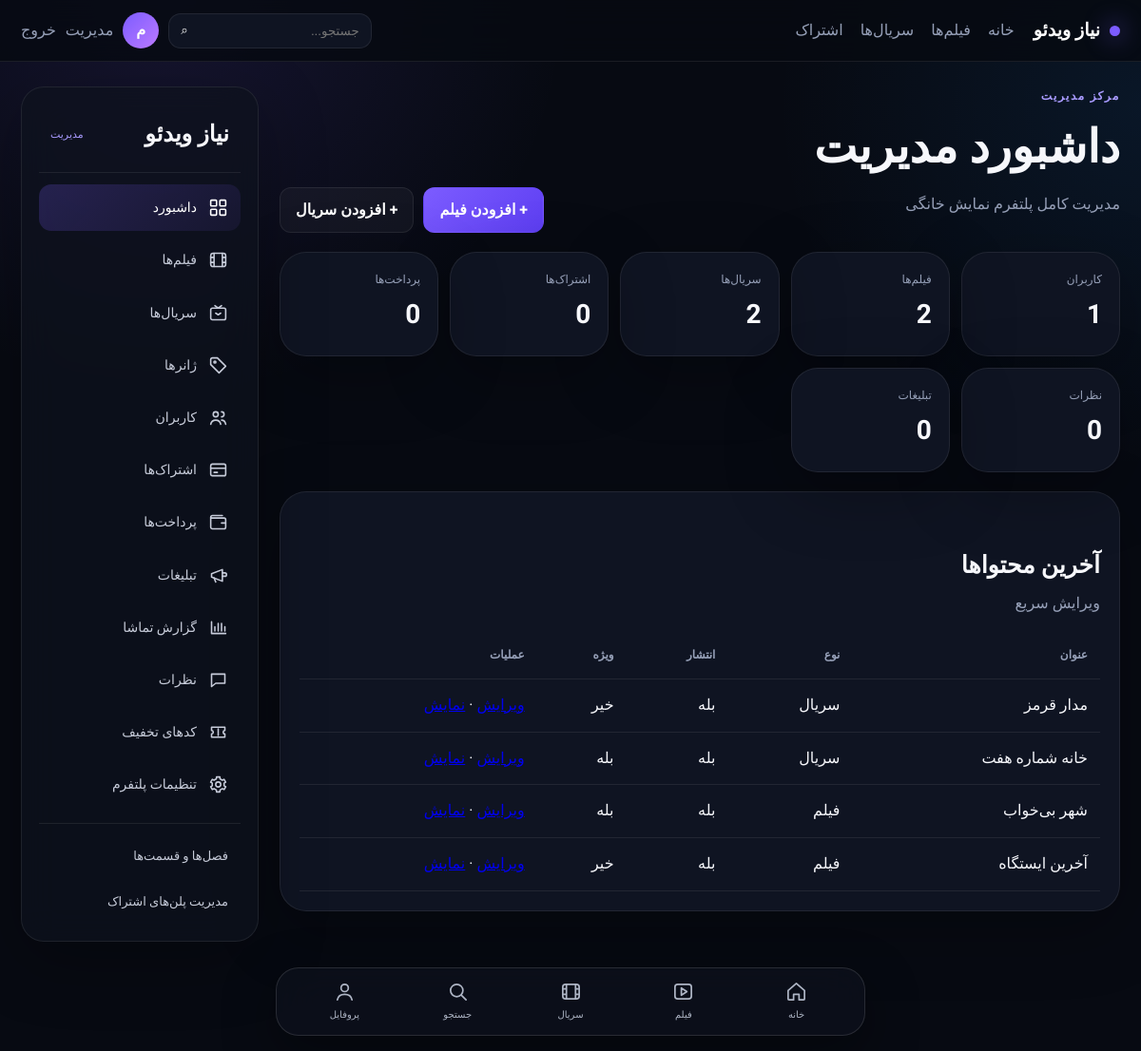
Page /admin/ (signed in) on the committed database.
### models/extra.py (models this page shows)
class Setting(db.Model):
    __tablename__ = 'settings'
    id = db.Column(db.Integer, primary_key=True)
    key = db.Column(db.String(120), unique=True, nullable=False)
    value = db.Column(db.Text, default='', nullable=False)

### models/user.py (models this page shows, shortened)
class User(UserMixin, db.Model):
    __tablename__ = "users"
    id = db.Column(db.Integer, primary_key=True)
    name = db.Column(db.String(120), nullable=False)
    email = db.Column(db.String(255), unique=True, nullable=False, index=True)
    phone = db.Column(db.String(30), unique=True, nullable=True, index=True)
    password_hash = db.Column(db.String(255), nullable=False)
    is_admin = db.Column(db.Boolean, default=False, nullable=False)
    created_at = db.Column(db.DateTime, default=datetime.utcnow, nullable=False)
    subscriptions = db.relationship("Subscription", back_populates="user", lazy=True, cascade="all, delete-orphan")
    favorites = db.relationship("Favorite", back_populates="user", lazy=True, cascade="all, delete-orphan")
    history = db.relationship("WatchHistory", back_populates="user", lazy=True, cascade="all, delete-orphan")

### models/content.py (models this page shows)
class Content(db.Model):
    __tablename__ = "contents"
    id = db.Column(db.Integer, primary_key=True)
    title = db.Column(db.String(220), nullable=False)
    slug = db.Column(db.String(240), unique=True, nullable=False, index=True)
    kind = db.Column(db.String(20), nullable=False, default="movie")
    description = db.Column(db.Text, default="", nullable=False)
    poster_url = db.Column(db.Text, default="", nullable=False)
    backdrop_url = db.Column(db.Text, default="", nullable=False)
    video_url = db.Column(db.Text, default="", nullable=False)
    trailer_url = db.Column(db.Text, default="", nullable=False)
    year = db.Column(db.Integer, nullable=True)
    duration_minutes = db.Column(db.Integer, nullable=True)
    genre = db.Column(db.String(120), default="درام", nullable=False)
    rating = db.Column(db.Float, default=8.0, nullable=False)
    is_premium = db.Column(db.Boolean, default=False, nullable=False)
    is_published = db.Column(db.Boolean, default=True, nullable=False)
    created_at = db.Column(db.DateTime, default=datetime.utcnow, nullable=False)
    episodes = db.relationship("Episode", back_populates="series", cascade="all, delete-orphan", lazy=True)
    video_variants = db.relationship("VideoVariant", back_populates="content", cascade="all, delete-orphan", lazy=True)

### routes/admin.py (the view)
@bp.get("/")
@admin_required
def dashboard():
    stats = {
        "users": User.query.count(),
        "movies": Content.query.filter_by(kind="movie").count(),
        "series": Content.query.filter_by(kind="series").count(),
        "subscriptions": Subscription.query.count(),
        "payments": Payment.query.count(),
        "comments": Comment.query.count(),
        "ads": Advertisement.query.count(),
    }
    latest = Content.query.order_by(desc(Content.created_at)).limit(10).all()
    return render_template("admin/dashboard.html", stats=stats, latest=latest, **admin_context("dashboard"))

### routes/admin.py (called while the page is built)
def admin_context(active):
    return {"active": active}

### services/auth.py (called while the page is built)
def admin_required(view):
    @wraps(view)
    def wrapped(*args, **kwargs):
        if not current_user.is_authenticated or not current_user.is_admin:
            abort(403)
        return view(*args, **kwargs)
    return wrapped

### templates/admin/dashboard.html
{% extends 'admin/layout.html' %}{% block admin_content %}<div class="admin-head"><div><div class="eyebrow">مرکز مدیریت</div><h1>داشبورد مدیریت</h1><p>مدیریت کامل پلتفرم نمایش خانگی</p></div><div class="admin-actions"><a class="btn btn-primary" href="{{ url_for('admin.new_content',kind='movie') }}">+ افزودن فیلم</a><a class="btn btn-ghost" href="{{ url_for('admin.new_content',kind='series') }}">+ افزودن سریال</a></div></div><div class="stats-grid">{% for k,l in [('users','کاربران'),('movies','فیلم‌ها'),('series','سریال‌ها'),('subscriptions','اشتراک‌ها'),('payments','پرداخت‌ها'),('comments','نظرات'),('ads','تبلیغات')] %}<div class="stat"><span>{{l}}</span><strong>{{stats[k]}}</strong></div>{% endfor %}</div><section class="admin-table-card"><div class="section-head"><div><h2>آخرین محتواها</h2><p>ویرایش سریع</p></div></div><div class="table-wrap"><table><thead><tr><th>عنوان</th><th>نوع</th><th>انتشار</th><th>ویژه</th><th>عملیات</th></tr></thead><tbody>{% for i in latest %}<tr><td>{{i.title}}</td><td>{{'فیلم' if i.kind=='movie' else 'سریال'}}</td><td>{{'بله' if i.is_published else 'خیر'}}</td><td>{{'بله' if i.is_premium else 'خیر'}}</td><td><a href="{{url_for('admin.edit_content',content_id=i.id)}}">ویرایش</a> · <a href="{{url_for('main.title_detail',slug=i.slug)}}">نمایش</a></td></tr>{% endfor %}</tbody></table></div></section>{% endblock %}

### templates/admin/layout.html
{% extends 'base.html' %}
{% block content %}
<div class="admin-shell">
  <aside class="admin-sidebar">
    <div class="admin-brand">
      <span>{{ site_name }}</span>
      <small>مدیریت</small>
    </div>
    <nav aria-label="منوی مدیریت">
      {% set menu = [
        ('admin.dashboard','داشبورد','grid'),
        ('admin.movies','فیلم‌ها','film'),
        ('admin.series','سریال‌ها','tv'),
        ('admin.genres','ژانرها','tag'),
        ('admin.users','کاربران','users'),
        ('admin.subscriptions','اشتراک‌ها','card'),
        ('admin.payments','پرداخت‌ها','wallet'),
        ('admin.ads','تبلیغات','megaphone'),
        ('admin.watch_report','گزارش تماشا','chart'),
        ('admin.comments','نظرات','comment'),
        ('admin.discounts','کدهای تخفیف','ticket'),
        ('admin.settings','تنظیمات پلتفرم','gear')
      ] %}
      {% for endpoint, label, icon in menu %}
        <a class="{{ 'active' if active == endpoint.split('.')[-1] else '' }}" href="{{ url_for(endpoint) }}">
          <span class="svg-icon" aria-hidden="true">
            {% if icon == 'grid' %}<svg viewBox="0 0 24 24"><rect x="3" y="3" width="7" height="7" rx="1"/><rect x="14" y="3" width="7" height="7" rx="1"/><rect x="3" y="14" width="7" height="7" rx="1"/><rect x="14" y="14" width="7" height="7" rx="1"/></svg>
            {% elif icon == 'film' %}<svg viewBox="0 0 24 24"><rect x="3" y="4" width="18" height="16" rx="3"/><path d="M7 4v16M17 4v16M3 9h4M17 9h4M3 15h4M17 15h4"/></svg>
            {% elif icon == 'tv' %}<svg viewBox="0 0 24 24"><rect x="3" y="6" width="18" height="14" rx="2"/><path d="m8 3 4 3 4-3M9 12l3 2 3-2"/></svg>
            {% elif icon == 'tag' %}<svg viewBox="0 0 24 24"><path d="M3 5v6l10 10 8-8L11 3H5a2 2 0 0 0-2 2Z"/><circle cx="8" cy="8" r="1.2"/></svg>
            {% elif icon == 'users' %}<svg viewBox="0 0 24 24"><circle cx="9" cy="8" r="3"/><path d="M3 20c.7-3.4 2.7-5 6-5s5.3 1.6 6 5M16 11a3 3 0 1 0 0-6M16 15c2.8.1 4.5 1.7 5 5"/></svg>
            {% elif icon == 'card' %}<svg viewBox="0 0 24 24"><rect x="3" y="5" width="18" height="14" rx="2"/><path d="M3 10h18M7 15h4"/></svg>
            {% elif icon == 'wallet' %}<svg viewBox="0 0 24 24"><path d="M4 7h15a2 2 0 0 1 2 2v9a2 2 0 0 1-2 2H5a2 2 0 0 1-2-2V6a2 2 0 0 1 2-2h12"/><path d="M16 13h5"/></svg>
            {% elif icon == 'megaphone' %}<svg viewBox="0 0 24 24"><path d="m4 10 13-5v14L4 14z"/><path d="M17 9h3a2 2 0 0 1 0 4h-3M7 15l2 5"/></svg>
            {% elif icon == 'chart' %}<svg viewBox="0 0 24 24"><path d="M4 19V5M4 19h17M8 16v-5M12 16V7M16 16v-9M20 16v-5"/></svg>
            {% elif icon == 'comment' %}<svg viewBox="0 0 24 24"><path d="M4 5h16v11H9l-5 4z"/></svg>
            {% elif icon == 'ticket' %}<svg viewBox="0 0 24 24"><path d="M4 6h16v4a2 2 0 0 0 0 4v4H4v-4a2 2 0 0 0 0-4z"/><path d="M12 8v8"/></svg>
            {% elif icon == 'gear' %}<svg viewBox="0 0 24 24"><circle cx="12" cy="12" r="3"/><path d="M19 13.5a7.5 7.5 0 0 0 0-3l2-1.2-2-3.4-2.2 1a8 8 0 0 0-2.6-1.5L14 3h-4l-.3 2.4a8 8 0 0 0-2.6 1.5l-2.2-1-2 3.4 2 1.2a7.5 7.5 0 0 0 0 3l-2 1.2 2 3.4 2.2-1a8 8 0 0 0 2.6 1.5L10 21h4l.3-2.4a8 8 0 0 0 2.6-1.5l2.2 1 2-3.4z"/></svg>
            {% endif %}
          </span>
          <span>{{ label }}</span>
        </a>
      {% endfor %}
      <div class="admin-sub">
        <a href="{{ url_for('admin.episodes') }}">فصل‌ها و قسمت‌ها</a>
        <a href="{{ url_for('admin.plans') }}">مدیریت پلن‌های اشتراک</a>
      </div>
    </nav>
  </aside>
  <main class="admin-main">{% block admin_content %}{% endblock %}</main>
</div>
{% endblock %}

### templates/base.html (shortened to what this page needs)
<!doctype html>
<html lang="fa" dir="rtl">
<head>
  <link rel="stylesheet" href="{{ url_for('static', filename='css/app.css') }}"><style>:root{--primary:{{ primary_color|e }};}</style>
</head>
<body>
  <header class="topbar">
    <a class="brand" href="{{ url_for('main.home') }}"><span class="brand-dot"></span>{{ site_name }}</a>
    <nav class="main-nav">
      <a href="{{ url_for('main.home') }}">خانه</a>
      <a href="{{ url_for('main.movies') }}">فیلم‌ها</a>
      <a href="{{ url_for('main.series') }}">سریال‌ها</a>
      <a href="{{ url_for('main.subscriptions') }}">اشتراک</a>
    </nav>
    <div class="top-actions">
      <form class="search" action="{{ url_for('main.home') }}" method="get">
        <input name="q" value="{{ request.args.get('q','') }}" placeholder="جستجو...">
        <button aria-label="جستجو">⌕</button>
      </form>
      {% if current_user.is_authenticated %}
        <a class="avatar" href="{{ url_for('main.profile') }}">{{ current_user.name[:1] }}</a>
        {% if current_user.is_admin %}<a class="mini-link" href="{{ url_for('admin.dashboard') }}">مدیریت</a>{% endif %}
        <a class="mini-link" href="{{ url_for('auth.logout') }}">خروج</a>
      {% else %}
        <a class="btn btn-ghost" href="{{ url_for('auth.login') }}">ورود</a>
        <a class="btn btn-primary" href="{{ url_for('auth.register') }}">ثبت‌نام</a>
      {% endif %}
    </div>
  </header>
  <main class="page-shell">{% block content %}{% endblock %}</main>
  <nav class="bottom-nav" aria-label="منوی اصلی">
    <a href="{{ url_for('main.home') }}"><svg viewBox="0 0 24 24"><path d="M3 10.8 12 3l9 7.8v9.2a1 1 0 0 1-1 1h-5v-6H9v6H4a1 1 0 0 1-1-1z"/></svg><small>خانه</small></a>
    <a href="{{ url_for('main.movies') }}"><svg viewBox="0 0 24 24"><rect x="3" y="4" width="18" height="16" rx="3"/><path d="m10 8 6 4-6 4z"/></svg><small>فیلم</small></a>
    <a href="{{ url_for('main.series') }}"><svg viewBox="0 0 24 24"><rect x="3" y="4" width="18" height="16" rx="3"/><path d="M7 4v16M17 4v16M3 9h4M17 9h4M3 15h4M17 15h4"/></svg><small>سریال</small></a>
    <a href="{{ url_for('main.home') }}#search"><svg viewBox="0 0 24 24"><circle cx="10.8" cy="10.8" r="6.8"/><path d="m16 16 5 5"/></svg><small>جستجو</small></a>
    <a href="{{ url_for('main.profile') if current_user.is_authenticated else url_for('auth.login') }}"><svg viewBox="0 0 24 24"><circle cx="12" cy="8" r="4"/><path d="M4 21c.8-4 3.4-6 8-6s7.2 2 8 6"/></svg><small>پروفایل</small></a>
  </nav>
</body>
</html>

### rows in the picture
Setting: value "نیاز ویدئو"
User: name "م"
Content: title "مدار قرمز", kind "سریال", is_published "بله", is_premium "خیر"
Content: title "خانه شماره هفت", kind "سریال", is_published "بله", is_premium "بله"
Content: title "شهر بی‌خواب", kind "فیلم", is_published "بله", is_premium "بله"
Content: title "آخرین ایستگاه", kind "فیلم", is_published "بله", is_premium "خیر"

### other values in the picture
{{ label }} "داشبورد" "فیلم‌ها" "سریال‌ها" "ژانرها" "کاربران" "اشتراک‌ها" "پرداخت‌ها" "تبلیغات" "گزارش تماشا" "نظرات" "کدهای تخفیف" "تنظیمات پلتفرم"
{{ l }} "کاربران" "فیلم‌ها" "سریال‌ها" "اشتراک‌ها" "پرداخت‌ها" "نظرات" "تبلیغات"
{{ stats[k] }} "1" "2" "2" "0" "0" "0" "0"
